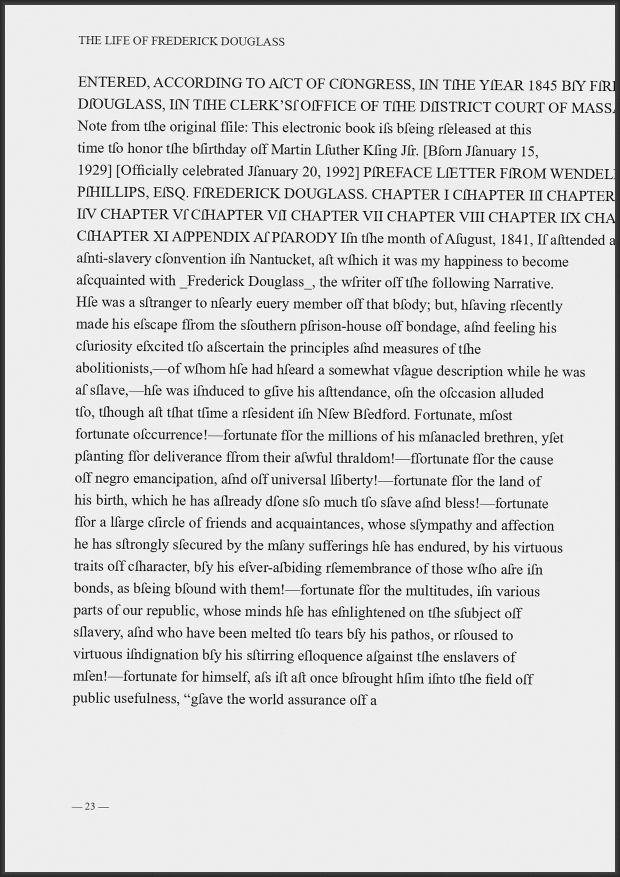
#> input picture samples/en_frederick_douglass_1845/pages/001.png, 1240 x 1754 px (shown at 1/2 size)
$ python -i opencv_preprocessor.py   (imports and definitions only)
#> lines starting #> are read from the running program, lines starting #| are printed output that depends on the picture
#> further down, picture is the input picture: shape (1754, 1240); min 0, max 255, mean 218.4
"""Image pre-processing with OpenCV.

Old scans suffer from four problems that hurt OCR much more than they hurt
human readers: skew, uneven illumination, noise and black scan borders. This
module removes all four, in that order, using only OpenCV and NumPy.
"""

from __future__ import annotations

import math
import statistics
from pathlib import Path

import cv2
import numpy as np

from scan2epub.config import PreprocessConfig
from scan2epub.domain.models import PageImage

__all__ = ["OpenCvPreprocessor", "estimate_skew"]


# [14 lines left out: functions _first_light_row, _last_light_row, not called in this run]


def estimate_skew(gray: np.ndarray) -> float:
    """Estimate the skew angle of a page, in degrees.

    The estimate is the median angle of the near-horizontal edges detected by
    the Hough transform, which is far more robust on old printed text than
    the bounding-box approach.

    Args:
        gray: Grayscale image as a 2D ``uint8`` array.

    Returns:
        The skew angle in degrees, positive when the text slopes downwards to
        the right. ``0.0`` when no reliable estimate could be computed.
    """
    height, width = gray.shape[:2]
#> height = 1754; width = 1240
    if height < 10 or width < 10:
        return 0.0

    # Work on a downscaled copy: Hough is expensive and the angle does not
    # depend on the resolution.
    scale = min(1.0, 1200.0 / max(width, height))
#> scale = 0.684
    if scale < 1.0:
        small = cv2.resize(gray, None, fx=scale, fy=scale, interpolation=cv2.INTER_AREA)
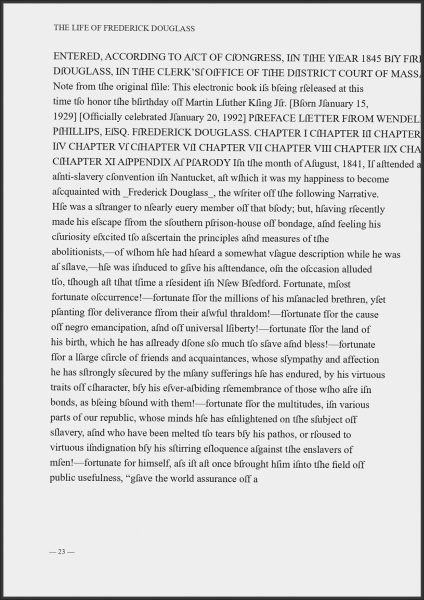
#> small: shape (1200, 848) (shown at 1/2 size); min 1, max 255, mean 218.5
    else:
        small = gray

    _, small_width = small.shape[:2]
#> small_width = 848
    blurred = cv2.GaussianBlur(small, (3, 3), 0)
    edges = cv2.Canny(blurred, 50, 150, apertureSize=3)
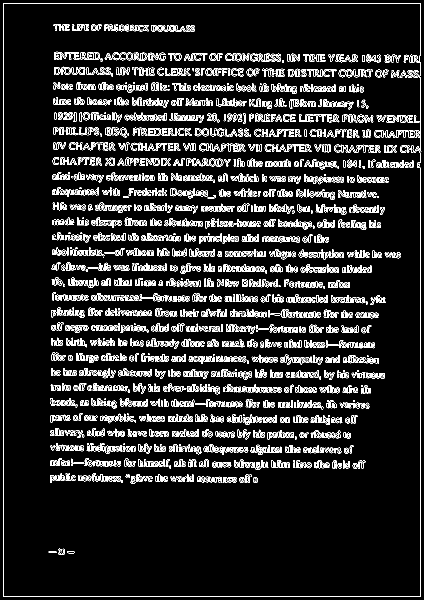
#> edges: shape (1200, 848) (shown at 1/2 size); 9.6% white in thin lines or dots
    min_length = max(30, small_width // 3)
#> min_length = 282
    lines = cv2.HoughLinesP(
        edges,
        1,
        np.pi / 180.0,
        threshold=80,
        minLineLength=min_length,
        maxLineGap=20,
    )
#> lines = 327 rows, first 6: [6, 1192, 6, 7], [841, 1192, 841, 7], [7, 6, 839, 6], [7, 1193, 839, 1193], [108, 439, 760, 450], [102, 777, 741, 777]
    if lines is None:
        return 0.0

    angles: list[float] = []
    # OpenCV 4 returns an (N, 1, 4) array and OpenCV 5 an (N, 4) one.
    for line in np.asarray(lines).reshape(-1, 4):
        x1, y1, x2, y2 = (int(value) for value in line)
        dx = x2 - x1
        dy = y2 - y1
        if dx == 0 or abs(dy) > 0.25 * abs(dx):
            # Not a near-horizontal line.
            continue
        angle = math.degrees(math.atan2(dy, dx))
        if -30.0 < angle < 30.0:
            angles.append(angle)
#> this loop made 327 passes
#> (x1, y1, x2, y2, dx, dy, angle) on passes 3 to 5: (7, 6, 839, 6, 832, 0, 0), (7, 1193, 839, 1193, 832, 0, 0), (108, 439, 760, 450, 652, 11, 0.967)
    if len(angles) < 3:
        return 0.0
    return float(statistics.median(angles))


# [136 lines that did not run here, left out]

>>> import cv2
>>> picture = cv2.imread('../../../../samples/en_frederick_douglass_1845/pages/001.png', cv2.IMREAD_GRAYSCALE)
>>> result = estimate_skew(picture)

$ run again, on samples/en_frederick_douglass_1845/pages/003.png
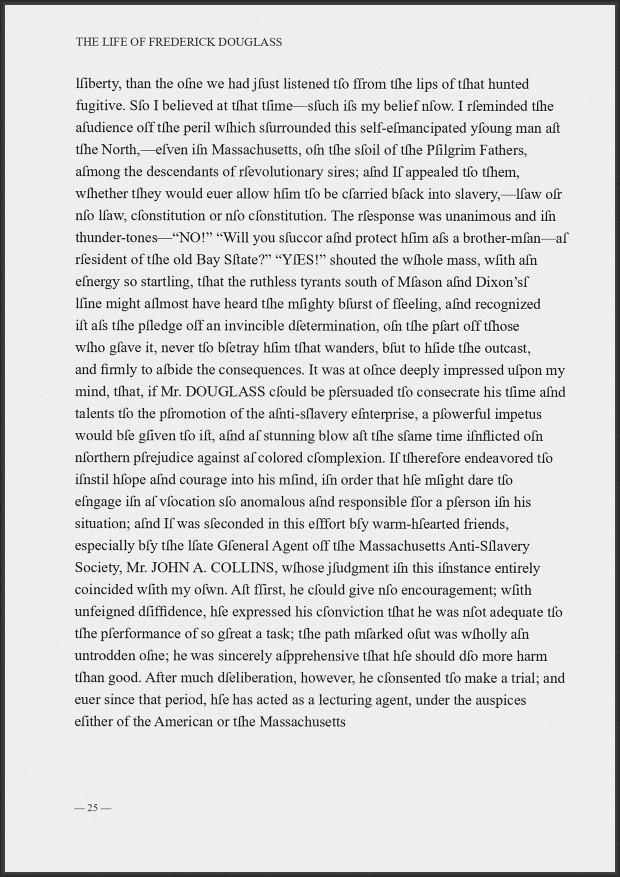
#> input picture samples/en_frederick_douglass_1845/pages/003.png, 1240 x 1754 px (shown at 1/2 size)
#> picture is the input picture: shape (1754, 1240); min 0, max 255, mean 218.5
#> in estimate_skew, `small = cv2.resize(gray, None, fx=scale, fy=scale, interpolation=cv2.I..`:
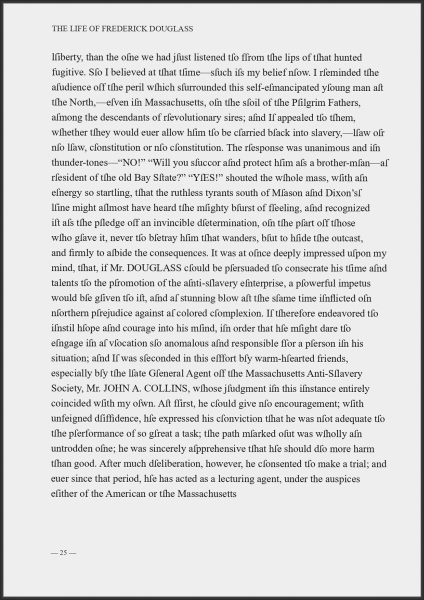
#> small: shape (1200, 848) (shown at 1/2 size); min 1, max 255, mean 218.6
#> in estimate_skew, `edges = cv2.Canny(blurred, 50, 150, apertureSize=3)`:
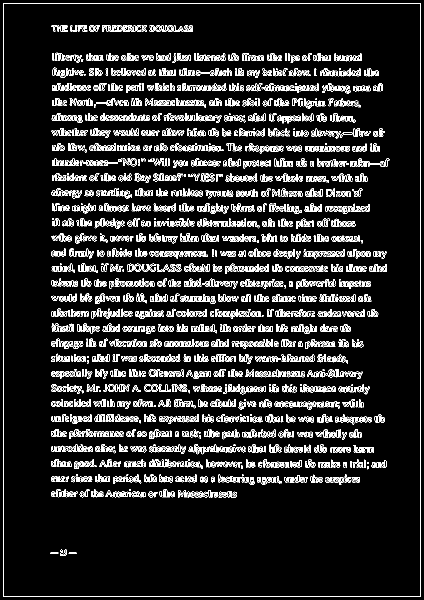
#> edges: shape (1200, 848) (shown at 1/2 size); 9.6% white in thin lines or dots
#> lines = 332 rows, first 6: [6, 1192, 6, 7], [841, 1192, 841, 7], [7, 1193, 839, 1193], [7, 6, 839, 6], [105, 542, 773, 542], [401, 783, 735, 783]
#> the loop in estimate_skew, `for line in np.asarray(lines).reshape(-1, 4):` made 332 passes
#> (x1, y1, x2, y2, dx, dy, angle) on passes 3 to 5: (7, 1193, 839, 1193, 832, 0, 0), (7, 6, 839, 6, 832, 0, 0), (105, 542, 773, 542, 668, 0, 0)
